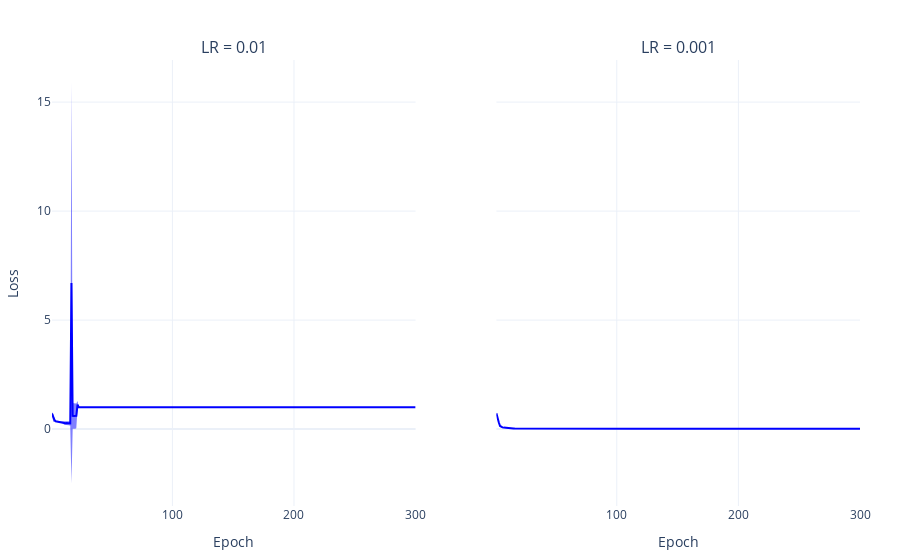

Notebook cell for this chart:
### Code cell
import pandas as pd
import plotly.graph_objects as go
from plotly.subplots import make_subplots

# Compute mean and std per Epoch across seeds
agg1 = losses_01.groupby('Epoch').agg(['mean', 'std']).reset_index()
agg2 = losses_001.groupby('Epoch').agg(['mean', 'std']).reset_index()

# Create subplots
fig = make_subplots(rows=1, cols=2, shared_yaxes=True,
                    subplot_titles=("LR = 0.01", "LR = 0.001"))

# Colors for consistency
colors = {'Loss': 'blue'}

# Plot mean + std as shaded area for losses_df (left)
for loss in ['Loss']:

    mean = agg1[(loss, 'mean')]
    std = agg1[(loss, 'std')]
    epochs = agg1['Epoch']

    # Shaded std area
    fig.add_trace(go.Scatter(
        x=epochs.tolist() + epochs[::-1].tolist(),
        y=(mean + std).tolist() + (mean - std)[::-1].tolist(),
        fill='toself',
        fillcolor=colors[loss],
        line=dict(color='rgba(255,255,255,0)'),
        showlegend=False,
        opacity=0.5
    ), row=1, col=1)

    # Mean line
    fig.add_trace(go.Scatter(
        x=epochs,
        y=mean,
        mode='lines',
        showlegend=False,
        line=dict(color=colors[loss])
    ), row=1, col=1)

# Plot mean + std as shaded area for losses_df2 (right)
for loss in ['Loss']:

    mean = agg2[(loss, 'mean')]
    std = agg2[(loss, 'std')]
    epochs = agg2['Epoch']

    fig.add_trace(go.Scatter(
        x=epochs.tolist() + epochs[::-1].tolist(),
        y=(mean + std).tolist() + (mean - std)[::-1].tolist(),
        fill='toself',
        fillcolor=colors[loss],
        line=dict(color='rgba(255,255,255,0)'),
        showlegend=False,
        opacity=0.5
    ), row=1, col=2)

    fig.add_trace(go.Scatter(
        x=epochs,
        y=mean,
        mode='lines',
        line=dict(color=colors[loss]),
        showlegend=False
    ), row=1, col=2)

# Layout and formatting
fig.update_layout(
    template='plotly_white',
    margin=dict(l=40, r=40, t=60, b=40),
    legend=dict(title_font=dict(size=14), font=dict(size=12))
)

fig.update_xaxes(title_text='Epoch', title_font=dict(size=14), row=1, col=1)
fig.update_xaxes(title_text='Epoch', title_font=dict(size=14), row=1, col=2)
fig.update_yaxes(title_text='Loss', title_font=dict(size=14), row=1, col=1)

fig.update_traces(marker=dict(size=5),
                  line=dict(width=2),
                  hovertemplate='Epoch: %{x}<br>Loss: %{y:.2f}<extra></extra>')

fig.show()

### Figure 1 — Plotly figure (JSON) as saved in the notebook; plotly's stock layout.template omitted (floating-point values rounded to 4 significant figures; data arrays with more than 128 entries replaced by an {"elided": "..."} marker saying what was removed)
{"data": [{"fill": "toself", "fillcolor": "blue", "hovertemplate": "Epoch: %{x}<br>Loss: %{y:.2f}<extra></extra>", "line": {"color": "rgba(255,255,255,0)", "width": 2}, "marker": {"size": 5}, "opacity": 0.5, "showlegend": false, "type": "scatter", "x": {"elided": "600 int values"}, "xaxis": "x", "y": {"elided": "600 float values"}, "yaxis": "y"}, {"hovertemplate": "Epoch: %{x}<br>Loss: %{y:.2f}<extra></extra>", "line": {"color": "blue", "width": 2}, "marker": {"size": 5}, "mode": "lines", "showlegend": false, "type": "scatter", "x": {"elided": "300 int values"}, "xaxis": "x", "y": {"elided": "300 float values"}, "yaxis": "y"}, {"fill": "toself", "fillcolor": "blue", "hovertemplate": "Epoch: %{x}<br>Loss: %{y:.2f}<extra></extra>", "line": {"color": "rgba(255,255,255,0)", "width": 2}, "marker": {"size": 5}, "opacity": 0.5, "showlegend": false, "type": "scatter", "x": {"elided": "600 int values"}, "xaxis": "x2", "y": {"elided": "600 float values"}, "yaxis": "y2"}, {"hovertemplate": "Epoch: %{x}<br>Loss: %{y:.2f}<extra></extra>", "line": {"color": "blue", "width": 2}, "marker": {"size": 5}, "mode": "lines", "showlegend": false, "type": "scatter", "x": {"elided": "300 int values"}, "xaxis": "x2", "y": {"elided": "300 float values"}, "yaxis": "y2"}], "layout": {"annotations": [{"font": {"size": 16}, "showarrow": false, "text": "LR = 0.01", "x": 0.225, "xanchor": "center", "xref": "paper", "y": 1, "yanchor": "bottom", "yref": "paper"}, {"font": {"size": 16}, "showarrow": false, "text": "LR = 0.001", "x": 0.775, "xanchor": "center", "xref": "paper", "y": 1, "yanchor": "bottom", "yref": "paper"}], "legend": {"font": {"size": 12}, "title": {"font": {"size": 14}}}, "margin": {"b": 40, "l": 40, "r": 40, "t": 60}, "xaxis": {"anchor": "y", "domain": [0, 0.45], "title": {"font": {"size": 14}, "text": "Epoch"}}, "xaxis2": {"anchor": "y2", "domain": [0.55, 1], "title": {"font": {"size": 14}, "text": "Epoch"}}, "yaxis": {"anchor": "x", "domain": [0, 1], "title": {"font": {"size": 14}, "text": "Loss"}}, "yaxis2": {"anchor": "x2", "domain": [0, 1], "matches": "y", "showticklabels": false}}}
